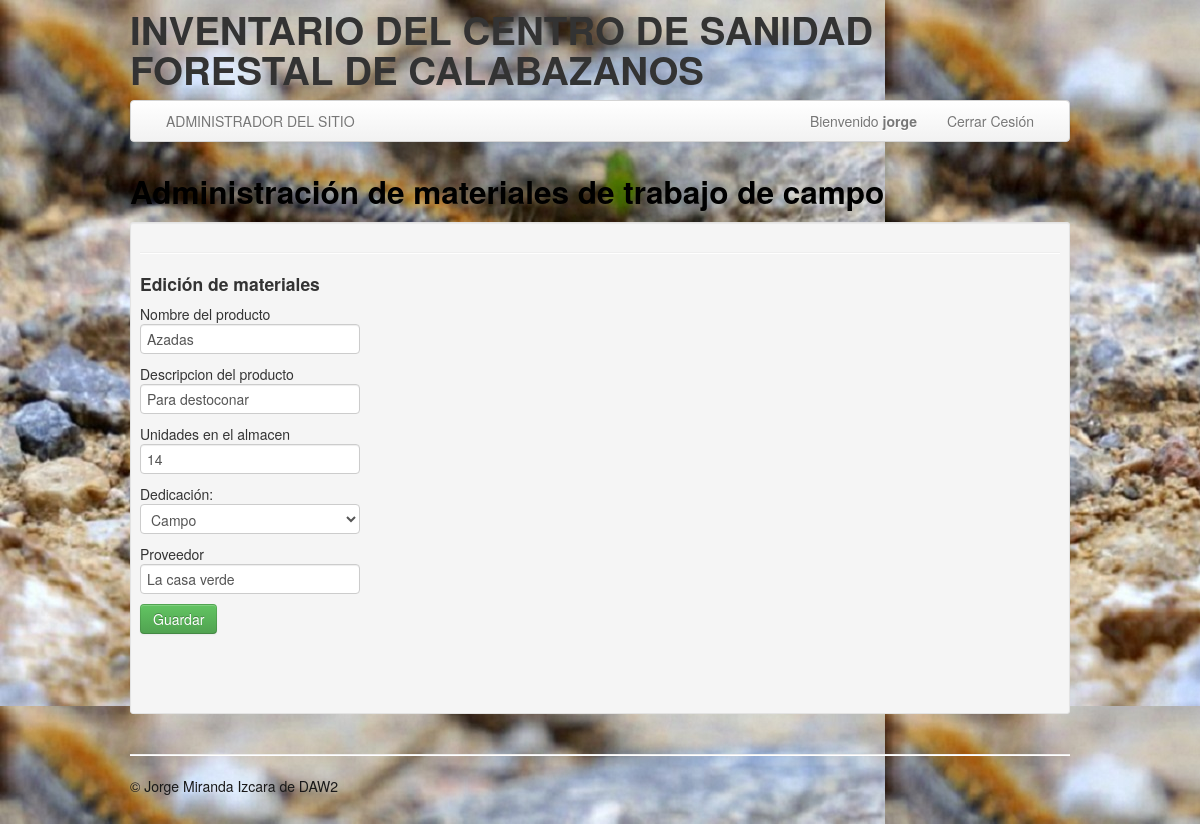
The page /administrador/actualizarCampo.php?id=1 (signed in) on the database its author committed.
### tables this page shows
CREATE TABLE `material_campo` (
  `idMaterial_campo` int NOT NULL AUTO_INCREMENT,
  `nombre` varchar(45) NOT NULL,
  `descripcion` varchar(45) DEFAULT NULL,
  `unidades` int NOT NULL,
  `dedicacion` varchar(45) NOT NULL,
  `proveedor_Campo` varchar(45) NOT NULL,
  PRIMARY KEY (`idMaterial_campo`),
  UNIQUE KEY `idMaterial_campo_UNIQUE` (`idMaterial_campo`)
);

### administrador/actualizarCampo.php (the view, shortened to what this page needs)
<!DOCTYPE html>
<html lang="en">
<head>
	<link href="../bootstrap/css/bootstrap.min.css" rel="stylesheet" />
</head>
<body data-offset="40" background="../images/procesionaria.jpg" style="background-attachment: fixed">
	<div class="container">
		<header class="header">
			<div class="row">
				<?php
				include("../include/cabecera.php");
				?>
			</div>
		</header>
		<?php
		include("../include/menuAdmin.php");
		?>
		<div class="row">
			<div class="span12">
				<div class="caption">
					<h2> Administración de materiales de trabajo de campo</h2>
					<div class="well well-small">
						<hr class="soft" />
						<h4>Edición de materiales</h4>
						<div class="row-fluid">
							<?php
							extract($_GET);
							require("../connect_db.php");
							$sql = "SELECT * FROM material_campo WHERE idMaterial_campo='$id'";
							$ressql = mysqli_query($mysqli, $sql);
							while ($row = mysqli_fetch_row($ressql)) {
								$nombre = $row[1];
								$descripcion = $row[2];
								$unidades = $row[3];
								$dedicacion = $row[4];
								$proveedor = $row[5];
							}
							?>
							<form action="ejecutaactualCampo.php" method="post">
								Nombre del producto <br><input type="text" name="nombre" value="<?php echo $nombre ?>"><br>
								Descripcion del producto<br> <input type="text" name="descripcion" value="<?php echo $descripcion ?>"><br>
								Unidades en el almacen<br> <input type="text" name="unidades" value="<?php echo $unidades ?>"><br>
								Dedicación: <br>
								<select name="dedicacion">
									<option value="<?php echo $dedicacion ?>"><?php echo $dedicacion ?></option>
								</select><br>
								Proveedor<br> <input type="text" name="proveedor" value="<?php echo $proveedor ?>">
								<br>
								<input type="submit" value="Guardar" class="btn btn-success btn-primary">
							</form>
							<div class="span8">
							</div>
						</div>
						<br />
					</div>
				</div>
			</div>
		</div>
		<?php
		include("../include/pie.php");
		?>
	</div>
</body>
</html>

### include/miestilo.php (style rules this page uses)
h2 { color: black; }

### rows shown on the page
material_campo: nombre "Azadas", descripcion "Para destoconar", unidades "14", dedicacion "Campo", proveedor "La casa verde"

### other values the page prints
$_SESSION['user'] "jorge"
